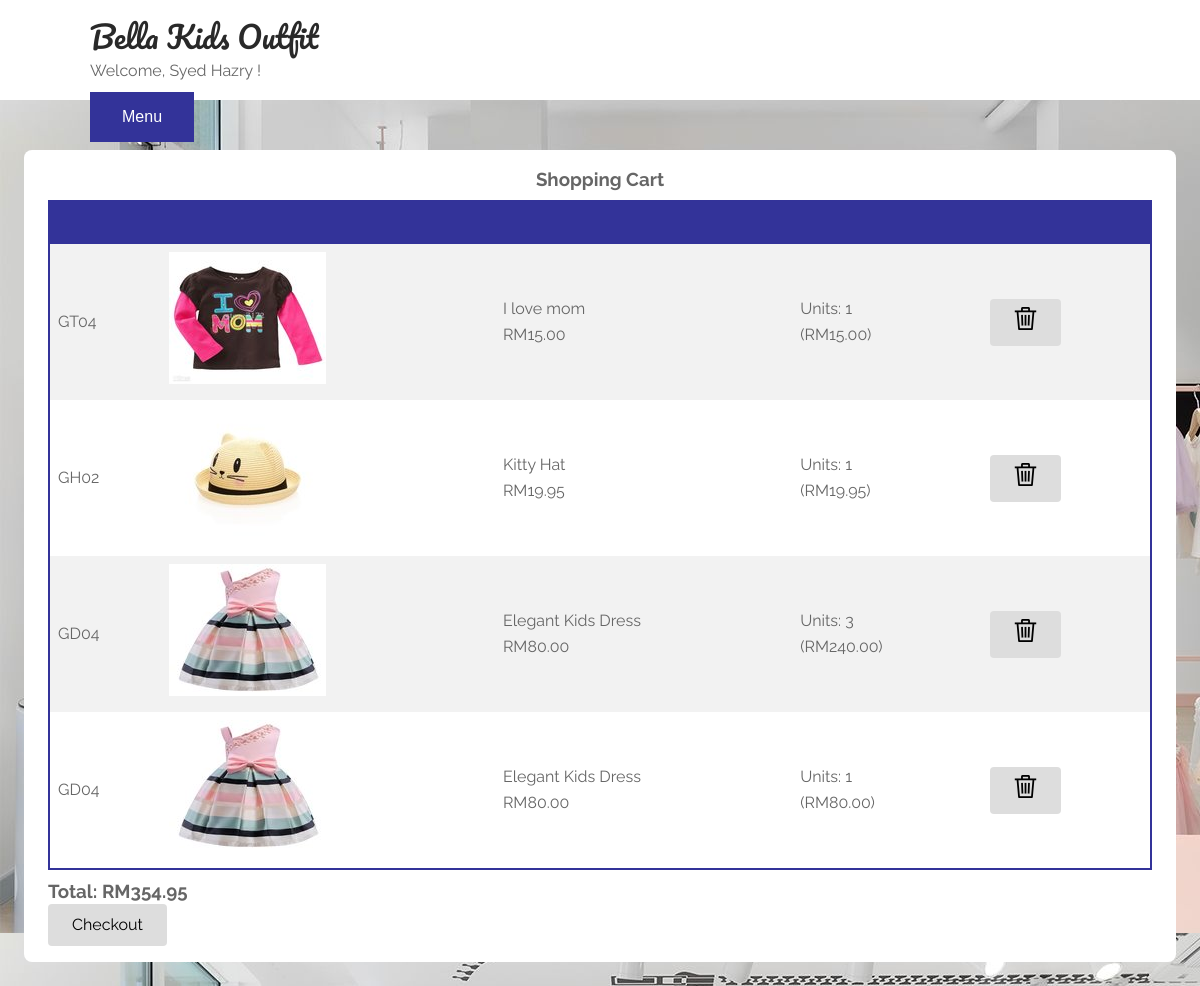
/cart.php (signed in), run on the app's committed database.
### tables this page shows
CREATE TABLE `customers` (
  `id` int(10) NOT NULL,
  `email` varchar(255) NOT NULL,
  `password` varchar(32) NOT NULL,
  `name` varchar(255) NOT NULL,
  `address` varchar(255) NOT NULL,
  `phone` varchar(32) NOT NULL
);

CREATE TABLE `products` (
  `id` int(10) NOT NULL,
  `number` varchar(32) NOT NULL,
  `name` varchar(255) NOT NULL,
  `gender` varchar(16) NOT NULL,
  `category` varchar(255) NOT NULL,
  `age_range` varchar(64) NOT NULL,
  `description` varchar(4096) NOT NULL,
  `price` decimal(10,2) NOT NULL,
  `image` varchar(255) NOT NULL,
  `status` varchar(16) NOT NULL
);

CREATE TABLE `orders` (
  `id` int(10) NOT NULL,
  `customer_id` int(10) NOT NULL,
  `product_id` int(10) NOT NULL,
  `units` int(10) NOT NULL
);

### htdocs/model/model.php (called while the page is built, shortened)
<?php
require_once 'connection.php';
class Model
{
  protected $data;
  private static function generate_array($result)
  {
    $array = array();
    foreach ($result as $entry)
    {
      $var = new $class();
      $var->set_data($entry);
      array_push($array, $var);
    }
    return $array;
  }
  public static function where($cond = '*', $count = 0, $offset = 0)
  {
    $query = "SELECT * FROM ".static::TABLE_NAME." WHERE ".$cond;
    $result = $GLOBALS['connection']->query($query);
    return static::generate_array($result);
  }
  public static function get($id)
  {
    $query = "SELECT * FROM ".static::TABLE_NAME." WHERE id = ".$id;
    $result = $GLOBALS['connection']->query($query);
    if (count($result) > 0)
    {
      $var = new $class();
      $var->set_data($result[0]);
      return $var;
    }
    else
    {
      return null;
    }
  }
  public function get_id()
  {
    return $this->data['id'];
  }
}
?>

### htdocs/model/connection.php (called while the page is built, shortened)
<?php
class Connection
{
  private $mysqli = null;
  public function connect()
  {
    $this->mysqli = new mysqli(self::DB_HOST, self::DB_USER, self::DB_PASSWORD, self::DB_NAME);
    if ($this->mysqli->connect_errno)
    {
      echo $this->mysqli->connect_errno;
      echo $this->mysqli->connect_error;
      return false;
    }
    else
    {
      return true;
    }
  }
  public function query($str)
  {
    if ($result = $this->mysqli->query($str))
    {
      return $result->fetch_all(MYSQLI_ASSOC);
    }
    else
    {
      echo $this->mysqli->connect_errno;
      echo $this->mysqli->error;
      return array();
    }
  }
}
?>

### htdocs/model/customer.php (called while the page is built, shortened)
<?php
require_once "model.php";
class Customer extends Model
{
  public function __construct()
  {
    $this->data = ["id" => 0, "email" => "", "password" => "", "name" => "", "address" => "", "phone" => ""];
  }
  public function get_name()
  {
    return $this->data['name'];
  }
  public function set_data($source)
  {
    $this->data['name'] = $source['name'];
  }
}
?>

### htdocs/model/order.php (called while the page is built, shortened)
<?php
require_once "model.php";
class Order extends Model
{
  public function __construct()
  {
    $this->data = ["id" => 0, "customer_id" => 0, "product_id" => 0, "units" => 0];
  }
  public function get_product_id()
  {
    return $this->data['product_id'];
  }
  public function get_units()
  {
    return $this->data['units'];
  }
  public function set_data($source)
  {
    $this->data['product_id'] = intval($source['product_id']);
    $this->data['units'] = intval($source['units']);
  }
}
?>

### htdocs/model/product.php (called while the page is built, shortened)
<?php
require_once "model.php";
class Product extends Model
{
  public function __construct()
  {
    $this->data = ["id" => 0, "number" => "", "name" => "", "gender" => "", "category" => "", "age_range" => "",
                   "description" => "", "price" => 0.0, "image" => "", "status" => ""];
  }
  public function get_number()
  {
    return $this->data['number'];
  }
  public function get_name()
  {
    return $this->data['name'];
  }
  public function get_price()
  {
    return $this->data['price'];
  }
  public function get_image()
  {
    return $this->data['image'];
  }
  public function set_data($source)
  {
    $this->data['number'] = $source['number'];
    $this->data['name'] = $source['name'];
    $this->data['price'] = floatval($source['price']);
    $this->data['image'] = $source['image'];
  }
}
?>

### htdocs/cart.php (the view, shortened to what this page needs)
<?php
  $user = $_SESSION["user"];
  $customer = Customer::get($user);
  $customer_name = $customer->get_name();
  $array = Order::where("customer_id = $user");
  $total = 0;
?>
<!DOCTYPE html>
<html>
<head>
	<link rel="stylesheet" type="text/css" href="css/index.css">
  <link rel="stylesheet" type="text/css" href="css/login.css">
  <link rel="stylesheet" type="text/css" href="css/nav.css">
</head>
<body>
<div class="background">
  <nav>
    <div class="navWrapper">
      <p id="logo">Bella Kids Outfit</p>
      <p style="padding-top: 8px">Welcome, <?php echo $customer_name?>!</p>
      <div style="float:left; margin-top: 8px">
        <div class="dropdown">
          <button class="dropbtn">Menu</button>
        </div>
      </div>
    </div>
  </nav>
<div style="margin-top: 100px; margin-bottom: 24px">&nbsp;</div>
<div style="margin: 24px; padding: 16px; border-radius: 8px; background-color: white">
  <center><h3>Shopping Cart</h3></center>
  <div style="overflow-x:auto; margin: 8px; border-style: solid; border-width: 2px; border-color: #333399">
    <?php
    echo "<table>";
    echo "<tr><th>&nbsp;</th><th></th><th></th><th></th><th></th></tr>";
    $image_dir = "/images/product/";
    foreach($array as $order)
    {
      $product = Product::get($order->get_product_id());
      echo "<tr>";
      echo "<td>".$product->get_number()."</td>";
      echo "<td>";
      $image_name = $product->get_image();
      if ($image_name == "")
      {
        echo "(No Image)";
      }
      else
      {
        $image_url = $image_dir.$image_name;
        echo "<img src=".$image_url."></img>";
      }
      echo "</td>";
      $id = $order->get_id();
      $name = $product->get_name();
      $units = $order->get_units();
      $subtotal = "RM".number_format($product->get_price() * $units, 2);
      $total += $product->get_price() * $units;
      $price = "RM".number_format($product->get_price(), 2);
      echo "<td>";
      echo $name;
      echo "<br>";
      echo $price;
      echo "</td>";
      echo "<td>";
      echo "Units: $units <br>"."(".$subtotal.")";
      echo "</td>";
      echo "<td>";
      echo "<a class='del' href='delete_cart.php?id=$id'><img src='images/delete.png'></a>";
    }
    echo "</table>";
    ?>
  </div>
  <?php
    $total_price = "RM".number_format($total, 2);
    echo "<h3 style='margin-left: 8px'>Total: $total_price</h3>";
  ?>
  <a style='color:black; margin-left: 8px' class='del' href='checkout.php'>Checkout</a>
</div>
</body>
</html>

### htdocs/css/index.css (style rules this page uses)
* { margin: 0; padding: 0; }
body { font-family: "Source Sans Pro"; max-width: 100vw; overflow-x: hidden; }
a:link, a:visited { background-color: #ffffff; color: white; padding: 8px 24px; text-align: center; border-radius: 4px; text-decoration: none; display: inline-block; }
nav { width: 100vw; height: 100px; background: white; position: absolute; top: 0; }
.navWrapper { width: 85%; margin: auto; padding-top: 24px; }
#logo { color: #292929; font-size: 30px; font-family: "Pacifico"; font-weight: normal; text-decoration: none; }
h1, h2, h3, h4, h5, h6, a, p, i, span, button, small, ul, li, hr { -webkit-font-smoothing: antialiased !important; -moz-osx-font-smoothing: grayscale !important; }

### htdocs/css/login.css (style rules this page uses)
* { margin: 0; padding: 0; }
a { color: #666; text-decoration: none; }
body { color: #666; background-color: lightblue; font: 16px/26px "Raleway", sans-serif; }

### htdocs/css/nav.css (style rules this page uses)
body { background-image: url('img/bg.jpg'); }
.dropbtn { background-color: #333399; color: white; padding-left: 32px; padding-right: 32px; padding-top: 16px; padding-bottom: 16px; font-size: 16px; border: none; cursor: pointer; }
.dropdown { position: relative; display: inline-block; }
table { border-collapse: collapse; width: 100%; }
th, td { text-align: left; padding: 8px; }
tr:nth-child(even) { background-color: #f2f2f2 }
th { background-color: #333399; color: white; }

### htdocs/cart.php (style rules this page uses)
.del:link, .del:visited { background-color: #dddddd; color: white; padding: 8px 24px; text-align: center; border-radius: 4px; text-decoration: none; display: inline-block; }

### data on the page
customers: name "Syed Hazry"
products: number "GT04", image (picture), name "I love mom", price "RM15.00", price.units "RM15.00"
orders: units "1"
products: number "GH02", image (picture), name "Kitty Hat", price "RM19.95", price.units "RM19.95"
orders: units "1"
products: number "GD04", image (picture), name "Elegant Kids Dress", price "RM80.00", price.units "RM240.00", price.units "RM80.00"
orders: units "3"
orders: units "1"

### other printed values
$total_price "RM354.95"
